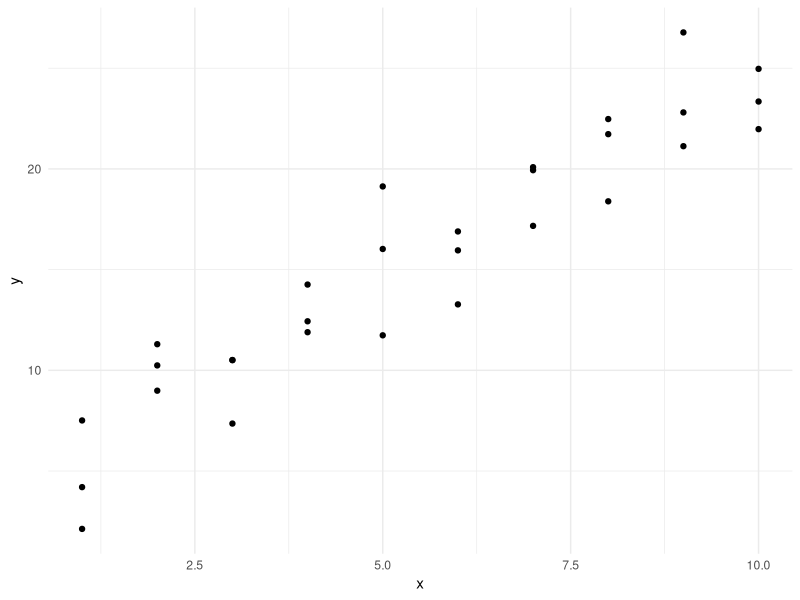
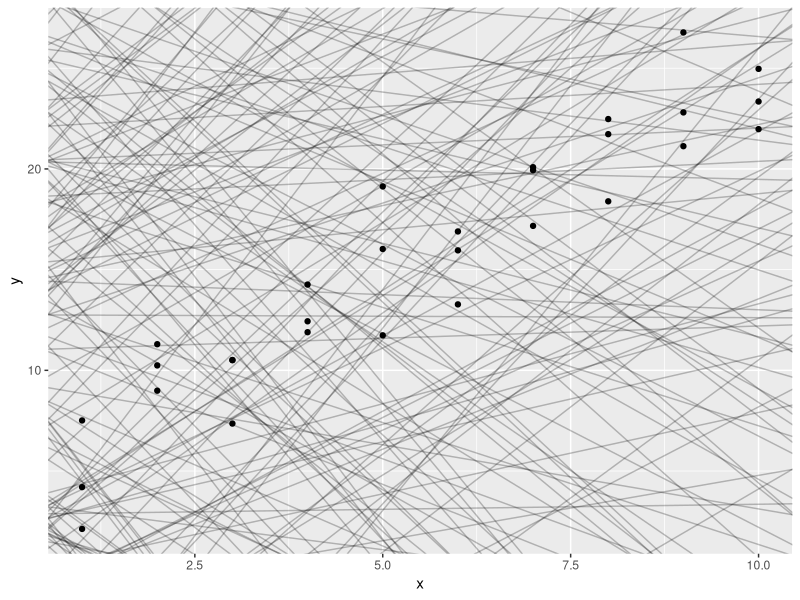
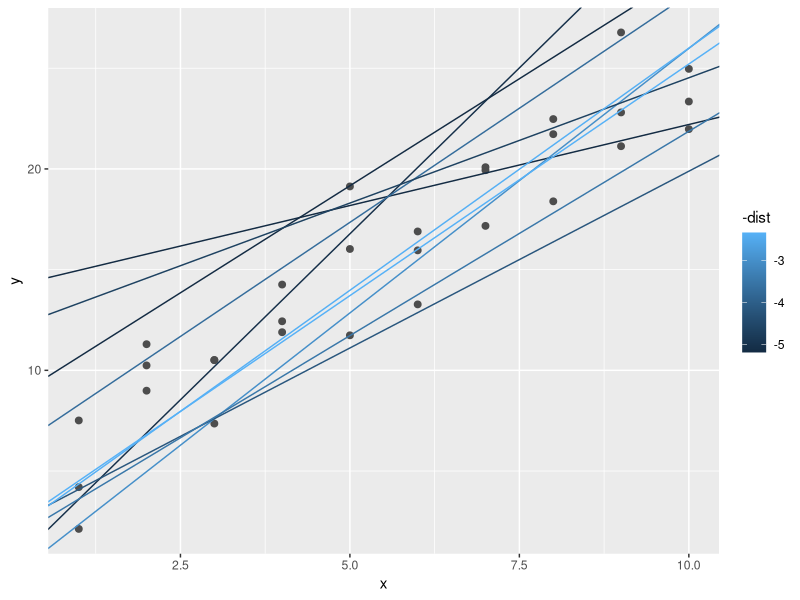
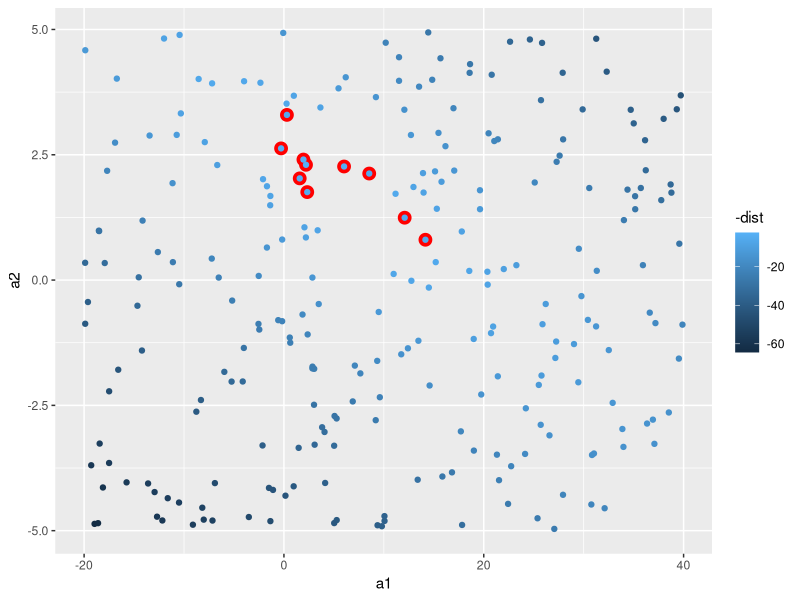
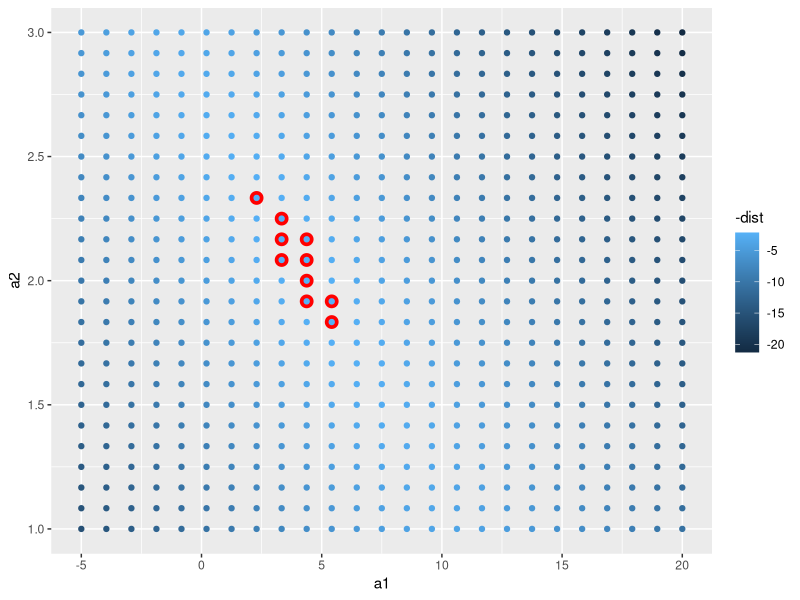
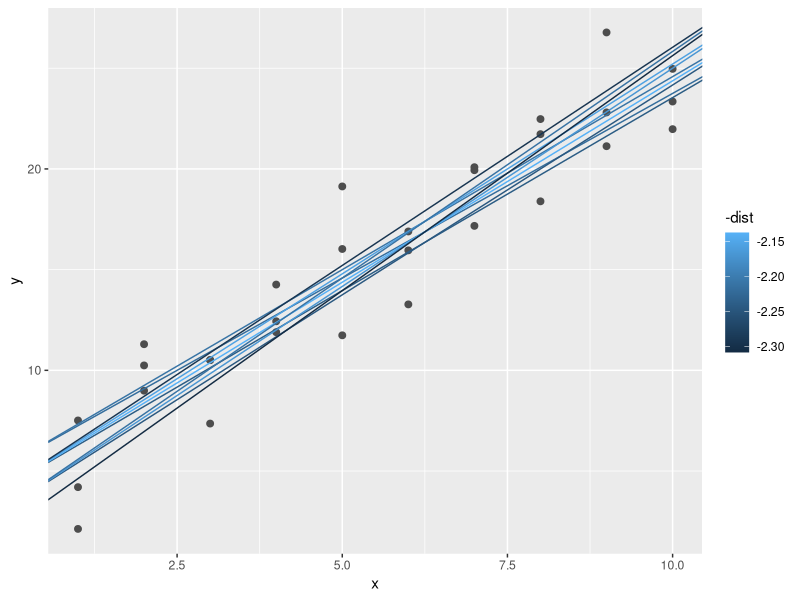
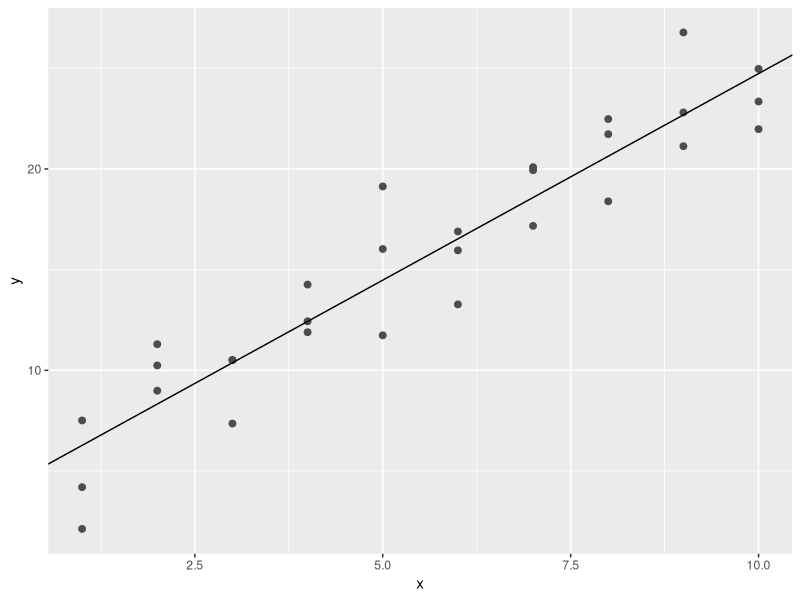
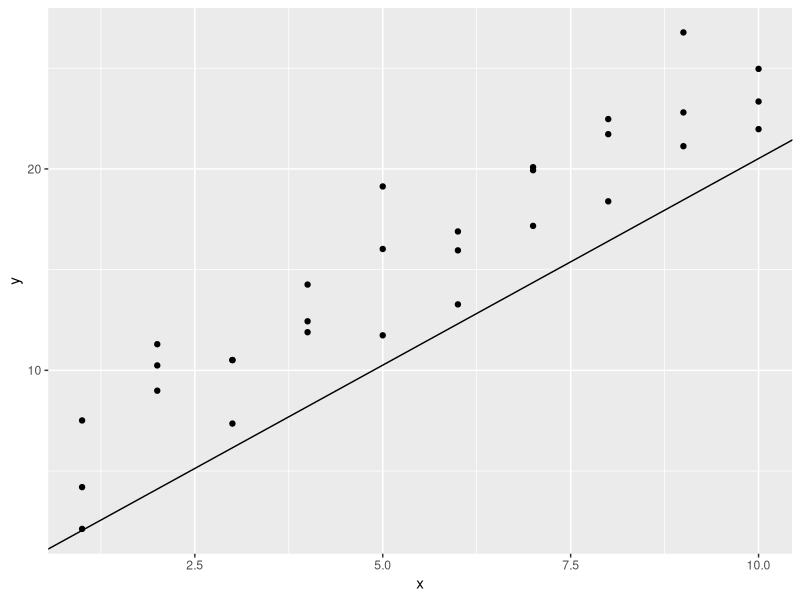

Recreate these plots in R, in order.
## ---- chunk 1
library(ggplot2)
library(modelr)
library(tidyverse)

ggplot(sim1,aes(x,y))+
  geom_point()+theme_minimal()
## ---- chunk 2
models <- tibble(
  a1=runif(250,-20,40),
  a2=runif(250,-5,5)
)
# runif(250,min=-20,max=40)

modelsX <- tibble(
  a1=runif(1,-20,40),
  a2=runif(1,-5,5)
) %>% print()

head(models)

ggplot(data=sim1,aes(x,y))+
  geom_abline(aes(intercept=a1,slope=a2),data=models,alpha=1/4)+
  geom_point()
## ---- chunk 3
model1 <- function(a,data){
  a[1]+data$x*a[2]
}
model1(c(7,1,5),sim1)
## ---- chunk 4
measure_distance <- function(mod,data){
  diff <- data$y - model1(mod,data)
  sqrt(mean(diff^2))
}
measure_distance(c(7,1.5),sim1)
## ---- chunk 5
sim1_dist <- function(a1,a2){
  measure_distance(c(a1,a2),sim1)
}

models <- models %>% 
  mutate(dist=purrr::map2_dbl(a1,a2,sim1_dist))
models
## ---- chunk 6
ggplot(sim1,aes(x,y))+
  geom_point(size=2,colour="grey30")+
  geom_abline(
    aes(intercept=a1,slope=a2,colour=-dist),
    data=filter(models,rank(dist)<=10)
  )
## ---- chunk 7
ggplot(models,aes(a1,a2))+
  geom_point(data=filter(models,rank(dist)<=10),size=4,colour="red")+
  geom_point(aes(colour=-dist))
## ---- chunk 8
grid <- expand.grid(
  a1=seq(-5,20,length=25),
  a2=seq(1,3,length=25)
) %>% 
  mutate(dist=purrr::map2_dbl(a1,a2,sim1_dist))

grid %>% 
  ggplot(aes(a1,a2))+
  geom_point(data=filter(grid,rank(dist)<=10),size=4,colour="red")+
  geom_point(aes(colour=-dist))
## ---- chunk 9
ggplot(sim1,aes(x,y))+
  geom_point(size=2,colour="grey30")+
  geom_abline(
    aes(intercept = a1, slope = a2, colour=-dist),
    data=filter(grid,rank(dist)<=10)
  )
## ---- chunk 10
best <- optim(c(0,0),measure_distance,data=sim1)
best$par
#> [1] 4.22 2.05

# ggplot(sim1,aes(x,y))+
#   geom_point(size=2,colour="light grey")+
#   geom_abline(intercept=c(3,2),slope=c(2,3),colour="blue")

ggplot(sim1,aes(x,y))+
  geom_point(size=2,colour="grey30")+
  geom_abline(intercept=best$par[1],slope=best$par[2])
## ---- chunk 11
sim1_mod <- lm(y~x,data=sim1)
coef(sim1_mod)

ggplot(data=sim1,aes(x,y))+
  geom_point()+
  geom_abline(yintercept=coef(sim1_mod)[1],slope=coef(sim1_mod)[2])
## ---- chunk 12
sim1a <- tibble(
  x = rep(1:10, each = 3),
  y = x * 1.5 + 6 + rt(length(x), df = 2)
)
sim1a_mod <- lm(y~x,data=sim1a)
coef(sim1a_mod)
plot(sim1a_mod)
ggplot(data=sim1a,aes(x,y))+
  geom_point()+
  geom_abline(yintercept=coef(sim1a_mod)[1],slope=coef(sim1a_mod)[2])
## ---- chunk 13
measure_distance <- function(mod, data) {
  diff <- data$y - model1(mod, data)
  mean(abs(diff))
}
## ---- chunk 14
model1 <- function(a, data) {
  a[1] + data$x * a[2] + a[3]
}
## ---- chunk 15
grid <- sim1 %>% 
  data_grid(x)
grid
## ---- chunk 16
grid <- grid %>% 
  add_predictions(sim1_mod) 
grid
## ---- chunk 17
ggplot(sim1, aes(x))+
  geom_point(aes(y=y))+
  geom_line(aes(y=pred),data=grid,colour="red",size=1)
## ---- chunk 18
sim1 <- sim1 %>% 
  add_residuals(sim1_mod)
sim1
## ---- chunk 19
ggplot(sim1,aes(resid))+
  geom_freqpoly(binwidth=0.5)
## ---- chunk 20
library(ggplot2)
library(tidyverse)
library(modelr)

ggplot(sim1,aes(x,resid))+
  geom_ref_line(h=0)+
  geom_point()
## ---- chunk 21
mod1 <- loess(y~x,data=sim1)
sim1 %>% 
  add_predictions(mod1) %>% 
  ggplot(aes(x,y))+
  geom_point()+
  geom_line(aes(y=pred),colour="red")

sim1 %>% 
  ggplot(aes(x,y))+
  geom_point()+
  geom_smooth()
## ---- chunk 22
new_data <- tibble(
  y=rnorm(100),
  x=y+rnorm(100,mean=5),
  z=y*runif(100,max=100)
)

mod1 <- lm(y~x,data=new_data)
mod2 <- lm(y~z,data=new_data)

final_data <- 
  new_data %>% 
  gather_predictions(mod1,mod2)

final_data %>% 
  ggplot(aes(pred, colour = model)) +
  geom_freqpoly()
## ---- chunk 23
new_data %>% 
  spread_predictions(mod1,mod2)
## ---- chunk 24
df <- tribble(
  ~y,~x1,~x2,
  4,2,5,
  5,1,6
)

model_matrix(df,y~x1)
## ---- chunk 25
model_matrix(df,y~x1-1)
## ---- chunk 26
model_matrix(df,y~x1+x2)
## ---- chunk 27
df <- tribble(
  ~sex,~response,
  "male",1,
  "female",2,
  "male",1
)

model_matrix(df,response~sex)
## ---- chunk 28
library(ggplot2)
library(modelr)

ggplot(sim2)+
  geom_point(aes(x,y))
## ---- chunk 29
mod2 <- lm(y~x,data=sim2)

grid <- sim2 %>% 
  data_grid(x) %>% 
  add_predictions(mod2)
grid
## ---- chunk 30
ggplot(sim2, aes(x))+
  geom_point(aes(y=y))+
  geom_point(data=grid,aes(y=pred),colour="light blue",size=4)
## ---- chunk 31
# tibble(x="e") %>% 
#   add_predictions(mod2)
## ---- chunk 32
head(sim3)
ggplot(sim3,aes(x1,y))+
  geom_point(aes(colour=x2))
## ---- chunk 33
mod1 <- lm(y~x1+x2,data=sim3)
mod2 <- lm(y~x1*x2,data=sim3)
## ---- chunk 34
grid <- sim3 %>% 
  data_grid(x1,x2) %>% 
  gather_predictions(mod1,mod2)
grid
## ---- chunk 35
ggplot(sim3, aes(x1,y,colour=x2))+
  geom_point()+
  geom_line(data=grid,aes(y=pred))+
  facet_wrap(~model)
## ---- chunk 36
sim3 <- sim3 %>% 
  gather_residuals(mod1, mod2)
sim3

ggplot(sim3, aes(x1, resid, colour = x2)) + 
  geom_point() + 
  facet_grid(model ~ x2)
## ---- chunk 37
mod1 <- lm(y~x1+x2,data=sim4)
mod2 <- lm(y~x1*x2,data=sim4)

grid <- sim4 %>% 
  data_grid(
    x1=seq_range(x1,5),
    x2=seq_range(x2,5)
  ) %>% 
  gather_predictions(mod1,mod2)
grid
## ---- chunk 38
seq_range(c(0.0123,0.923423),n=5)
seq_range(c(0.0123,0.923423),n=5,pretty=T)
## ---- chunk 39
x1 <- rcauchy(100)
seq_range(x1, n = 5)
#> [1] -115.9  -83.5  -51.2  -18.8   13.5
seq_range(x1, n = 5, trim = 0.10)
#> [1] -13.84  -8.71  -3.58   1.55   6.68
seq_range(x1, n = 5, trim = 0.25)
#> [1] -2.1735 -1.0594  0.0547  1.1687  2.2828
seq_range(x1, n = 5, trim = 0.50)
#> [1] -0.725 -0.268  0.189  0.647  1.104
## ---- chunk 40
x2 <- c(0, 1)
seq_range(x2, n = 5)
#> [1] 0.00 0.25 0.50 0.75 1.00
seq_range(x2, n = 5, expand = 0.10)
#> [1] -0.050  0.225  0.500  0.775  1.050
seq_range(x2, n = 5, expand = 0.25)
#> [1] -0.125  0.188  0.500  0.812  1.125
seq_range(x2, n = 5, expand = 0.50)
#> [1] -0.250  0.125  0.500  0.875  1.250
## ---- chunk 41
ggplot(grid, aes(x1, x2)) + 
  geom_tile(aes(fill = pred)) + 
  facet_wrap(~ model)
## ---- chunk 42
ggplot(grid, aes(x1, pred, colour = x2, group = x2)) + 
  geom_line() +
  facet_wrap(~ model)
ggplot(grid, aes(x2, pred, colour = x1, group = x1)) + 
  geom_line() +
  facet_wrap(~ model)
